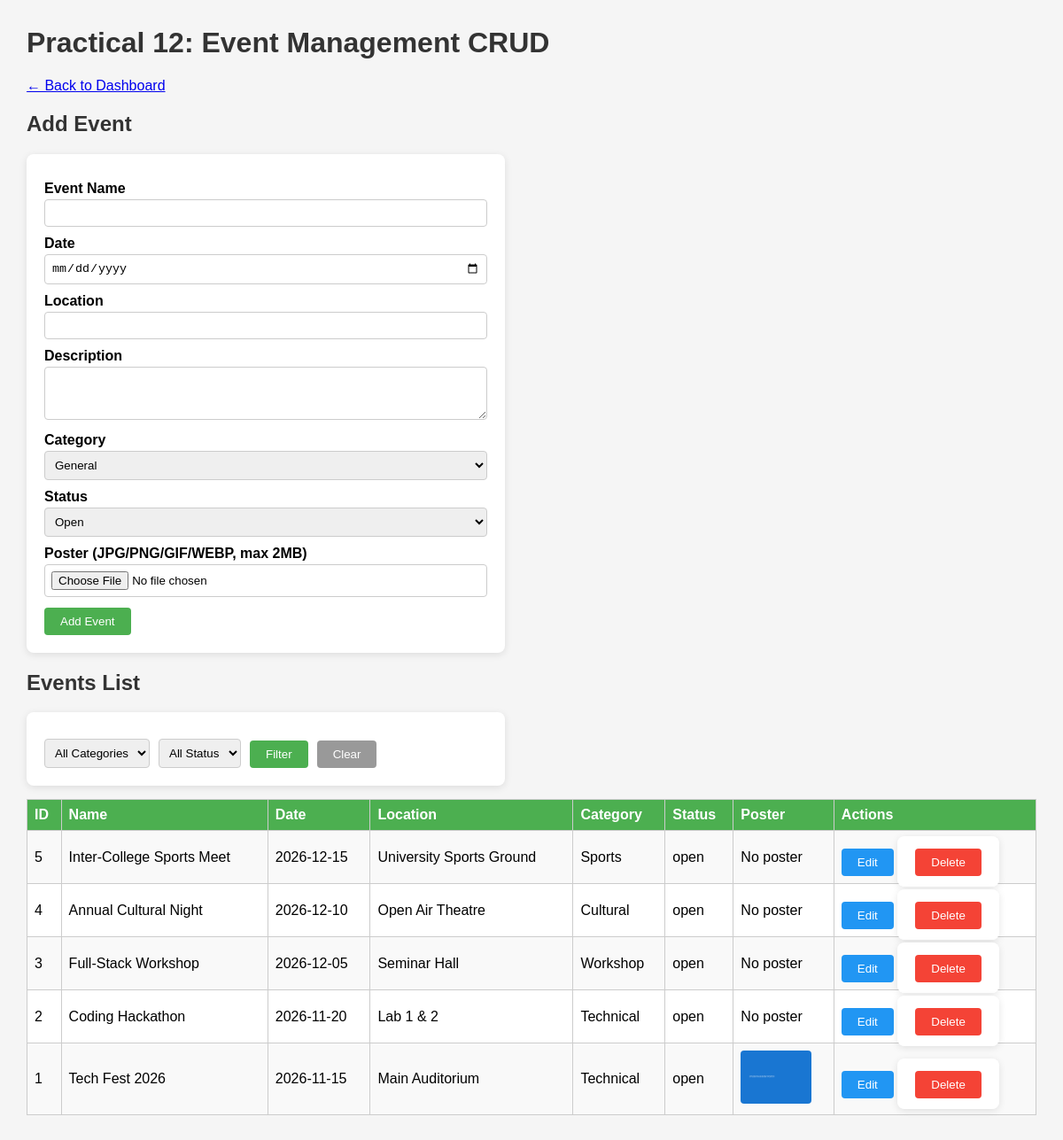
Screenshot of /practical12/index.php with the database file from the repository.
### tables this page shows
CREATE TABLE events (
    event_id INT PRIMARY KEY AUTO_INCREMENT,
    event_name VARCHAR(100) NOT NULL,
    event_date DATE NOT NULL,
    location VARCHAR(100),
    description TEXT,
    category VARCHAR(50) DEFAULT 'General',
    status ENUM('open','closed') DEFAULT 'open',
    poster VARCHAR(255) DEFAULT NULL,
    created_at TIMESTAMP DEFAULT CURRENT_TIMESTAMP
);

### practical12/index.php (the view, shortened to what this page needs)
<?php
require_once '../practical9/db.php';
$edit_event = null;
$sql = "SELECT * FROM events WHERE 1=1";
$sql .= " ORDER BY event_id DESC";
$result = $conn->query($sql);
?>
<!DOCTYPE html>
<html>
<head>
</head>
<body>
<h1>Practical 12: Event Management CRUD</h1>
<p><a href="../practical10/admin_dashboard.php">← Back to Dashboard</a></p>
<h2><?= $edit_event ? 'Edit Event' : 'Add Event' ?></h2>
<form method="POST" enctype="multipart/form-data">
    <label>Event Name</label>
    <input type="text" name="event_name" value="<?= htmlspecialchars($edit_event['event_name'] ?? '') ?>" required>
    <label>Date</label>
    <input type="date" name="event_date" value="<?= $edit_event['event_date'] ?? '' ?>" required>
    <label>Location</label>
    <input type="text" name="location" value="<?= htmlspecialchars($edit_event['location'] ?? '') ?>">
    <label>Description</label>
    <textarea name="description"><?= htmlspecialchars($edit_event['description'] ?? '') ?></textarea>
    <label>Category</label>
    <select name="category">
        <?php foreach (['General','Technical','Workshop','Cultural','Sports'] as $c): ?>
            <option value="<?= $c ?>" <?= ($edit_event['category'] ?? '') === $c ? 'selected' : '' ?>><?= $c ?></option>
        <?php endforeach; ?>
    </select>
    <label>Status</label>
    <select name="status">
        <option value="open" <?= ($edit_event['status'] ?? '') === 'open' ? 'selected' : '' ?>>Open</option>
    </select>
    <label>Poster (JPG/PNG/GIF/WEBP, max 2MB)</label>
    <input type="file" name="poster" accept="image/*">
    <button type="submit"><?= $edit_event ? 'Update' : 'Add Event' ?></button>
</form>
<h2>Events List</h2>
<form method="GET" class="filter-bar">
    <select name="category">
        <option value="">All Categories</option>
    </select>
    <select name="status">
        <option value="">All Status</option>
    </select>
    <button type="submit">Filter</button>
    <a href="index.php"><button type="button" style="background:#999;">Clear</button></a>
</form>
<table>
<tr><th>ID</th><th>Name</th><th>Date</th><th>Location</th><th>Category</th><th>Status</th><th>Poster</th><th>Actions</th></tr>
<?php while ($row = $result->fetch_assoc()): ?>
<tr>
    <td><?= $row['event_id'] ?></td>
    <td><?= htmlspecialchars($row['event_name']) ?></td>
    <td><?= $row['event_date'] ?></td>
    <td><?= htmlspecialchars($row['location']) ?></td>
    <td><?= $row['category'] ?></td>
    <td><?= $row['status'] ?></td>
    <td><?= $row['poster'] ? '<img src="uploads/' . $row['poster'] . '" class="poster">' : 'No poster' ?></td>
    <td>
        <a href="?edit_id=<?= $row['event_id'] ?>"><button class="btn-edit" type="button">Edit</button></a>
        <form method="POST" style="display:inline;" onsubmit="return confirm('Delete this event?')">
            <button class="btn-danger" type="submit">Delete</button>
        </form>
    </td>
</tr>
<?php endwhile; ?>
</table>
</body>
</html>

### practical12/index.php (style rules this page uses)
body { font-family: Arial; margin: 30px; background: #f5f5f5; }
h1, h2 { color: #333; }
form { background: white; padding: 20px; border-radius: 8px; box-shadow: 0 2px 8px rgba(0,0,0,0.1); margin-bottom: 20px; max-width: 500px; }
label { display: block; margin-top: 10px; font-weight: bold; }
input, select, textarea { width: 100%; padding: 7px; margin-top: 3px; border: 1px solid #ccc; border-radius: 4px; box-sizing: border-box; }
textarea { height: 60px; resize: vertical; }
button { margin-top: 12px; padding: 8px 18px; background: #4CAF50; color: white; border: none; border-radius: 4px; cursor: pointer; }
.btn-danger { background: #f44336; }
.btn-edit { background: #2196F3; }
table { border-collapse: collapse; width: 100%; background: white; margin-top: 10px; }
th, td { border: 1px solid #ccc; padding: 8px; text-align: left; }
th { background: #4CAF50; color: white; }
tr:nth-child(even) { background: #f9f9f9; }
img.poster { max-width: 80px; max-height: 60px; border-radius: 4px; }
.filter-bar { display: flex; gap: 10px; margin-bottom: 15px; align-items: flex-end; }
.filter-bar select { width: auto; }

### rows the page displays
events: event_id "5", event_name "Inter-College Sports Meet", event_date "2026-12-15", location "University Sports Ground", category "Sports", status "open", shows "No poster"
events: event_id "4", event_name "Annual Cultural Night", event_date "2026-12-10", location "Open Air Theatre", category "Cultural", status "open", shows "No poster"
events: event_id "3", event_name "Full-Stack Workshop", event_date "2026-12-05", location "Seminar Hall", category "Workshop", status "open", shows "No poster"
events: event_id "2", event_name "Coding Hackathon", event_date "2026-11-20", location "Lab 1 & 2", category "Technical", status "open", shows "No poster"
events: event_id "1", event_name "Tech Fest 2026", event_date "2026-11-15", location "Main Auditorium", category "Technical", status "open", poster (picture)

### other values shown
form field category "General"
